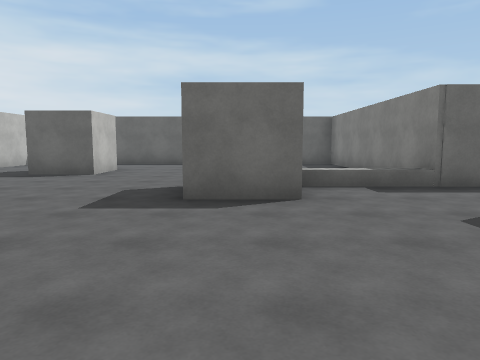
View 1 (above)

15 first-person views from a walk through a Unity game level. The camera is 1.4 m above the floor, tilts 6° down and sees 70° across. The floor is counted in squares, 2 m on a side. Each view is taken from the middle of a square. On the plan, view 1 faces up. The plan holds only what a view shows up to about 11 squares ahead; the rest is blank. The place goes on beyond the plan. The player character is not drawn. Surface patterns are stand-ins for the level's own textures.

View 2
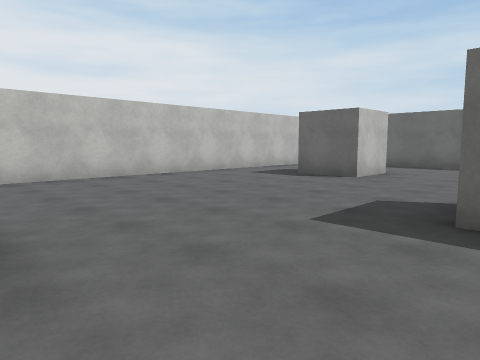

View 3
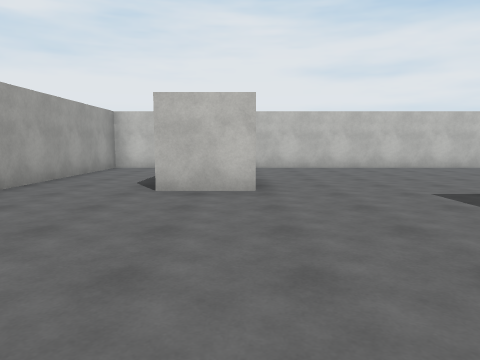

View 4
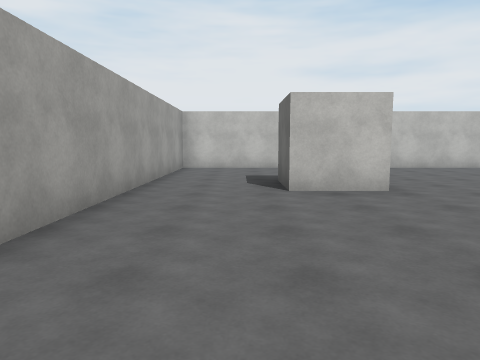

View 5
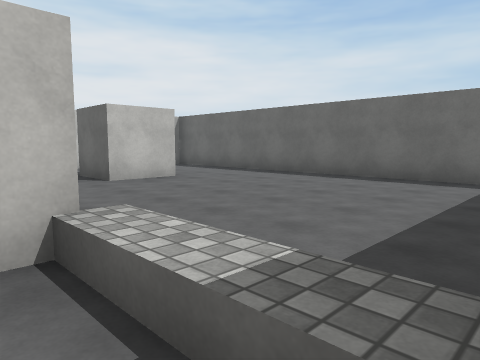

View 6
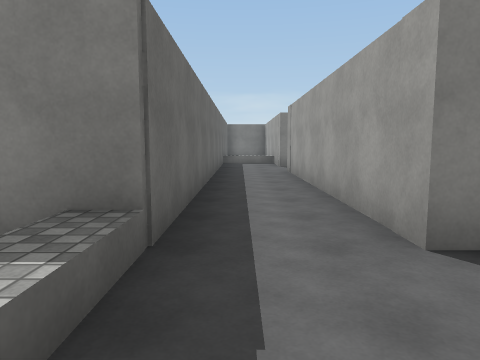

View 7
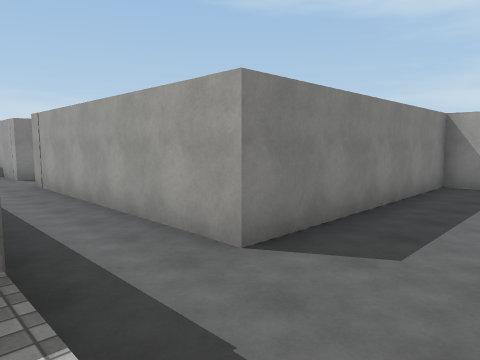

View 8
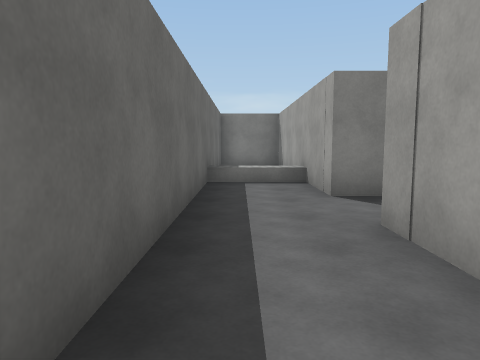

View 9
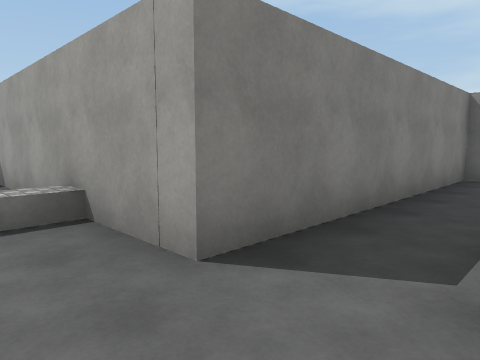

View 10
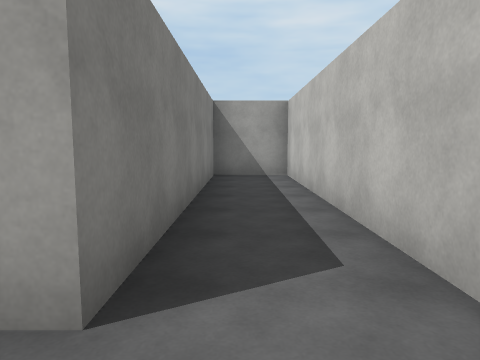

View 11
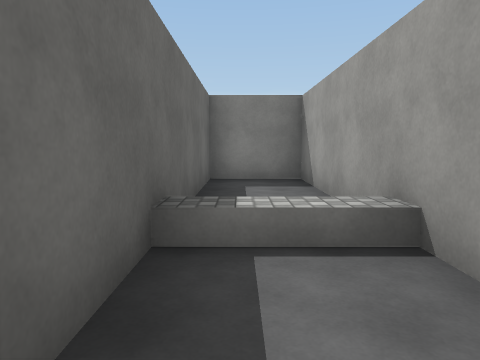

View 12
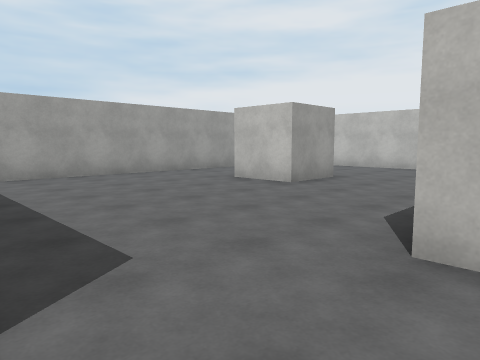

View 13
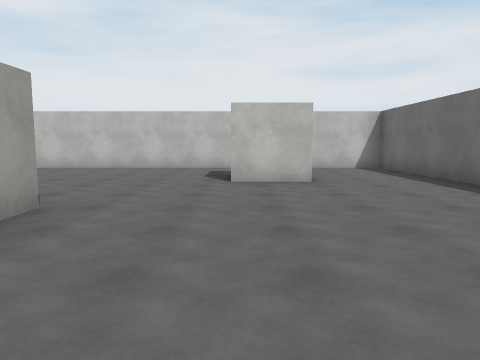

View 14
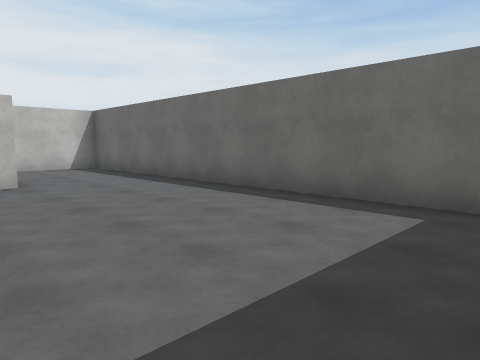

View 15
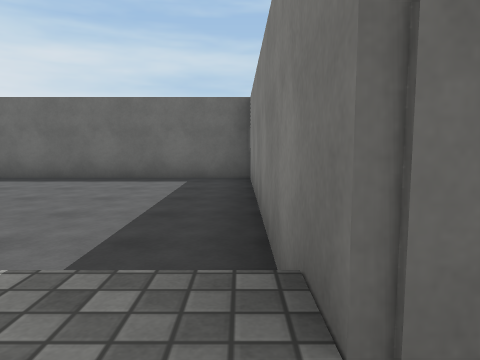

### Floor plan
Points are (right, up) in squares from view 1. A wall is a line through its corners. A room is listed if a view was taken in it or the views show most of it. See-through windows are left out.
Room 1 (views 1, 2, 3, 4, 5, 6, 7, 8, 9, 10, 11, 12, 13, 14, 15)
walls: (-0.8, 5.8) (-0.1, 5.8); (0.8, 5.9) (0.8, 4.3) (-0.8, 4.3); (3.2, 3.8) (9.9, 3.8) (9.9, -2.7) (11.6, -2.7) (11.6, 3.8) (17.8, 3.8) (17.8, 5.6) (3.2, 5.6) (3.2, 12.1) (-7.1, 12.1) (-7.1, -2.7) (3.2, -2.7) (3.2, 3.8); (-3.6, 1.2) (-2.1, 1.2) (-2.1, -0.3) (-3.5, -0.3); (-3.3, 9.4) (-3.3, 7.8) (-4.9, 7.8)

Where each view was taken, in squares from view 1:
view 1: 0 up, 0 right, facing up
view 2: 1 up, 0 right, facing up-left
view 3: 1 up, 3 right, facing left
view 4: 1 down, 3 right, facing left
view 5: 5 up, 3 right, facing up-left
view 6: 5 up, 1 right, facing right
view 7: 6 up, 1 right, facing down-right
view 8: 5 up, 7 right, facing right
view 9: 5 up, 10 right, facing down-right
view 10: 5 up, 11 right, facing down
view 11: 5 up, 11 right, facing right
view 12: 5 up, 3 right, facing down-left
view 13: 8 up, 3 right, facing left
view 14: 8 up, 3 right, facing up-left
view 15: 5 up, 3 right, facing up
